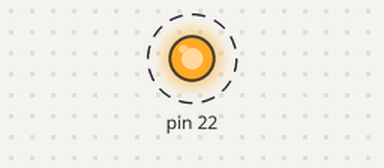
The sketch below on a simulated Arduino Uno, built with avr-gcc and run on an emulated ATmega328P. On the bench: output pins drawn as LEDs (lit = HIGH). Dashed ring = blinking.

Above: at 0.5 s.
Timing chart, 0 to 4.6 s (numbered marks = the images above):
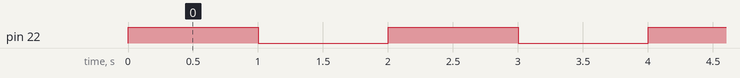

Measured:
- by itself, pin 22: alternates HIGH for 1.0 s and LOW for 1.0 s

The sketch:

day_2_avr_pin6.ino
```cpp
//AVR PIN 6

void setup() {
  // put your setup code here, to run once:
  DDRB = B01000000;
}

void loop() {
  // put your main code here, to run repeatedly:
  PORTB |= B01000000;
  delay(1000);
  PORTB &= !B01000000;
  delay(1000);
}
```
